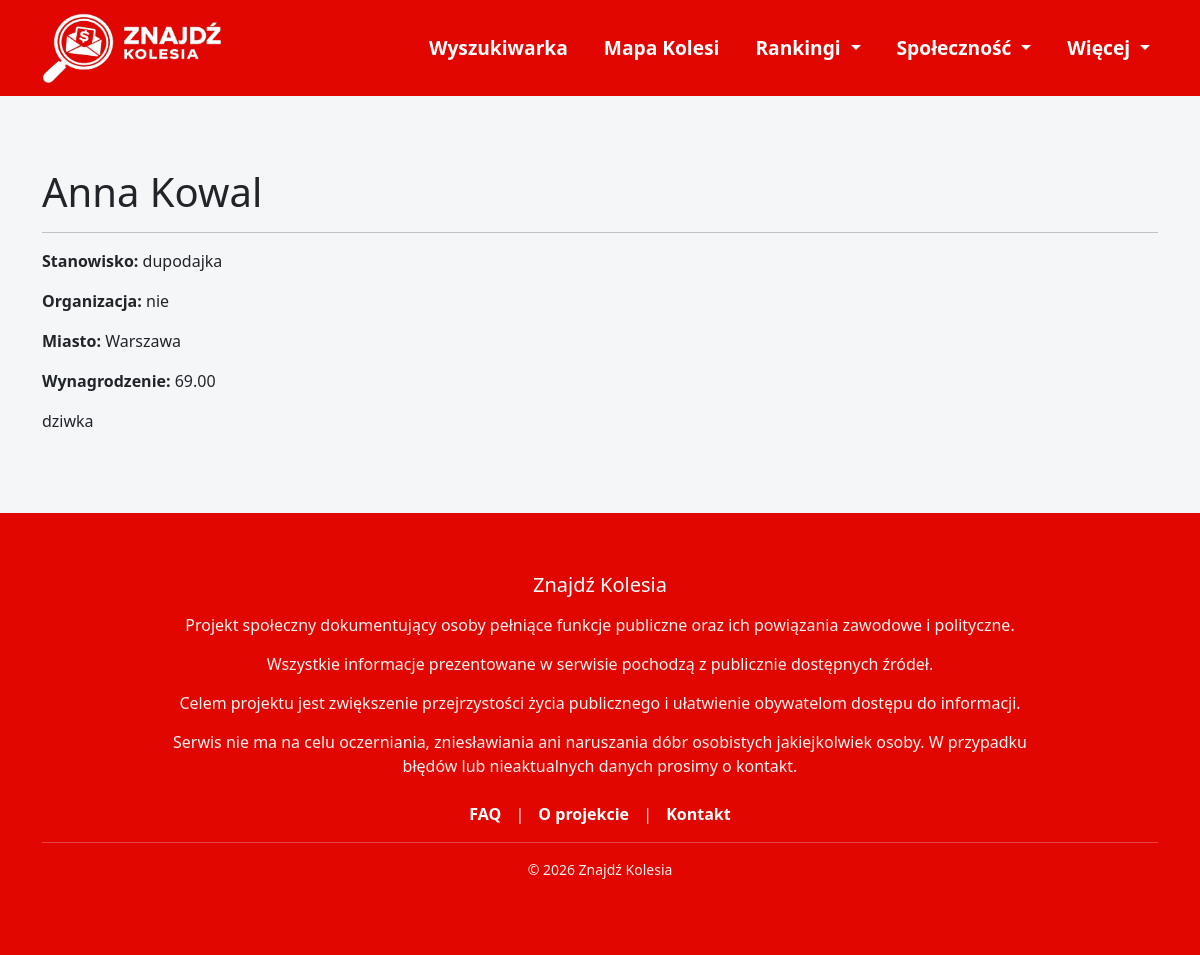
Screenshot of /osoba/2/ with the database file from the repository.
### osoby/models.py (models this page shows, shortened)
class Person(models.Model):
    first_name = models.CharField(max_length=100)
    last_name = models.CharField(max_length=100)
    position = models.CharField(
        max_length=255,
        blank=True
    )
    organization = models.CharField(
        max_length=255,
        blank=True
    )
    city = models.CharField(
        max_length=100,
        blank=True
    )
    voivodeship = models.CharField(
        max_length=50,
        choices=VOIVODESHIPS,
        blank=True
    )
    annual_salary = models.DecimalField(
        max_digits=12,
        decimal_places=2,
        null=True,
        blank=True
    )
    salary_min = models.DecimalField(
        max_digits=12,
        decimal_places=2,
        null=True,
        blank=True
    )
    salary_max = models.DecimalField(
        max_digits=12,
        decimal_places=2,
        null=True,
        blank=True
    )
    photo = models.ImageField(
        upload_to="people/",
        null=True,
        blank=True
    )
    source_title = models.CharField(
        max_length=255,
        blank=True
    )
    source_url = models.URLField(
        blank=True
    )
    description = models.TextField(
        blank=True
    )
    latitude = models.FloatField(
        null=True,
        blank=True
    )
    longitude = models.FloatField(
        null=True,
        blank=True
    )

### osoby/views.py (the view)
def person_detail(request, person_id):
    person = get_object_or_404(
        Person,
        id=person_id
    )
    if request.headers.get("X-Requested-With") == "XMLHttpRequest":
        return render(
            request,
            "components/person_modal_content.html",
            {"person": person}
        )
    return render(
        request,
        "person_detail.html",
        {"person": person}
    )

### templates/person_detail.html (shortened to what this page needs)
{% extends 'base.html' %}
{% block content %}
<div class="container mt-5">
    <h1>
        {{ person.first_name }}
        {{ person.last_name }}
    </h1>
    <hr>
    <p>
        <strong>Stanowisko:</strong>
        {{ person.position }}
    </p>
    <p>
        <strong>Organizacja:</strong>
        {{ person.organization }}
    </p>
    <p>
        <strong>Miasto:</strong>
        {{ person.city }}
    </p>
    <p>
        <strong>Wynagrodzenie:</strong>
        {{ person.annual_salary }}
    </p>
    <p>
        {{ person.description }}
    </p>
</div>
{% endblock %}

### templates/base.html (style rules this page uses)
body { background:#f4f6f8; }
body:not(.home-page) { padding-top:120px; }
html { scroll-behavior:smooth; }

### rows the page displays
Person: first_name "Anna", last_name "Kowal", position "dupodajka", organization "nie", city "Warszawa", annual_salary "69.00", description "dziwka"
